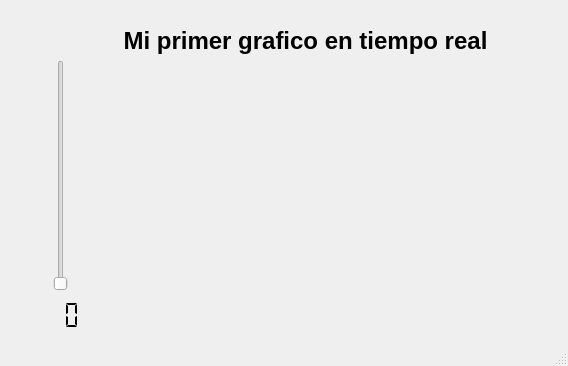
<?xml version="1.0" encoding="UTF-8"?>
<ui version="4.0">
 <class>MainWindow</class>
 <widget class="QMainWindow" name="MainWindow">
  <property name="geometry">
   <rect>
    <x>0</x>
    <y>0</y>
    <width>568</width>
    <height>366</height>
   </rect>
  </property>
  <property name="windowTitle">
   <string>MainWindow</string>
  </property>
  <widget class="QWidget" name="centralwidget">
   <widget class="QCustomPlot" name="widget" native="true">
    <property name="geometry">
     <rect>
      <x>110</x>
      <y>70</y>
      <width>401</width>
      <height>261</height>
     </rect>
    </property>
   </widget>
   <widget class="QSlider" name="verticalSlider">
    <property name="geometry">
     <rect>
      <x>50</x>
      <y>60</y>
      <width>22</width>
      <height>231</height>
     </rect>
    </property>
    <property name="orientation">
     <enum>Qt::Orientation::Vertical</enum>
    </property>
   </widget>
   <widget class="QLabel" name="label">
    <property name="geometry">
     <rect>
      <x>120</x>
      <y>10</y>
      <width>371</width>
      <height>61</height>
     </rect>
    </property>
    <property name="font">
     <font>
      <pointsize>18</pointsize>
      <bold>true</bold>
     </font>
    </property>
    <property name="layoutDirection">
     <enum>Qt::LayoutDirection::LeftToRight</enum>
    </property>
    <property name="text">
     <string>Mi primer grafico en tiempo real</string>
    </property>
    <property name="alignment">
     <set>Qt::AlignmentFlag::AlignCenter</set>
    </property>
   </widget>
   <widget class="QLCDNumber" name="lcdNumber">
    <property name="geometry">
     <rect>
      <x>30</x>
      <y>300</y>
      <width>71</width>
      <height>31</height>
     </rect>
    </property>
    <property name="focusPolicy">
     <enum>Qt::FocusPolicy::NoFocus</enum>
    </property>
    <property name="contextMenuPolicy">
     <enum>Qt::ContextMenuPolicy::NoContextMenu</enum>
    </property>
    <property name="layoutDirection">
     <enum>Qt::LayoutDirection::LeftToRight</enum>
    </property>
    <property name="frameShape">
     <enum>QFrame::Shape::NoFrame</enum>
    </property>
    <property name="frameShadow">
     <enum>QFrame::Shadow::Sunken</enum>
    </property>
    <property name="smallDecimalPoint">
     <bool>true</bool>
    </property>
    <property name="digitCount">
     <number>2</number>
    </property>
    <property name="segmentStyle">
     <enum>QLCDNumber::SegmentStyle::Flat</enum>
    </property>
   </widget>
  </widget>
  <widget class="QStatusBar" name="statusbar"/>
 </widget>
 <customwidgets>
  <customwidget>
   <class>QCustomPlot</class>
   <extends>QWidget</extends>
   <header location="global">../QCustomPlot/qcustomplot.h</header>
   <container>1</container>
  </customwidget>
 </customwidgets>
 <resources/>
 <connections/>
</ui>
